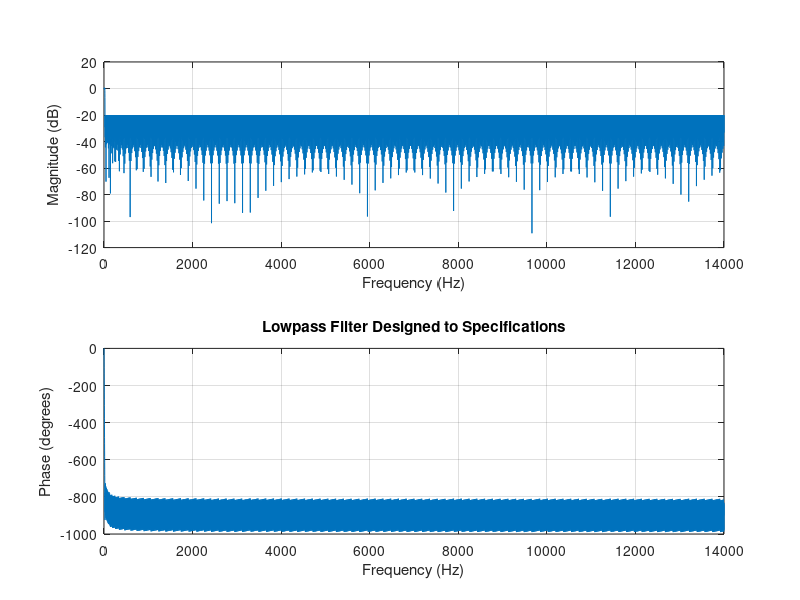

Recreate this plot in MATLAB.
clc;
clear all;
close all;
%% Use the Parks algorithm to get the order of the filter - then you can calculate the group delay

fm = [25 32 40 50 63 80 100 125 160 200 250 315 400 630 800 1000 1250 1600 2000 2500 3150 4000 5000 6300 8000];

fp1 = [23 29 37 47 59 75 93 117 149 187 233 294 373 467 588 746 933 1166 1493 1866 2333 2939 3732 4665 5878 7464];

fp2 = [27 34 43 54 68 86 107 134 171 214 268 338 429 536 675 857 1072 1340 1714 2144 2679 3376 4287 5359 6752 8574];

fs1 = [19 24 30 38 48 61 76 95 121 152 189 239 303 379 477 606 758 947 1213 1516 1895 2387 3031 3789 4775 6063];

fs2 = [44 55 70 87 110 139 174 218 279 348 435 548 696 871 1097 1393 1741 2176 2786 3482 4353 5484 6964 8706 10969 13929];

order = 1:length(fs1);


rp = 1;           % Passband ripple
rs = 20;          % Stopband ripple
fs = 28000;        % Sampling frequency
a = [1 0];        % Desired amplitudes

dev = [(10^(rp/20)-1)/(10^(rp/20)+1)  10^(-rs/20)]; 
for i=1:length(order)
    f = [fs1(i) fp1(i)];
    [n1,fo,ao,w] = firpmord(f,a,dev,fs);
    f = [fp2(i) fs2(i)];
    [n2,fo,ao,w] = firpmord(f,a,dev,fs);
    if n1 > n2
        order(i) = n1;
    else
        order(i) = n2;
    end
        
end 
order
% 
f = [19 23]
[n,fo,ao,w] = firpmord(f,a,dev,fs);
b = firpm(n,fo,ao,w);
freqz(b,1,1024,fs)
title('Lowpass Filter Designed to Specifications')